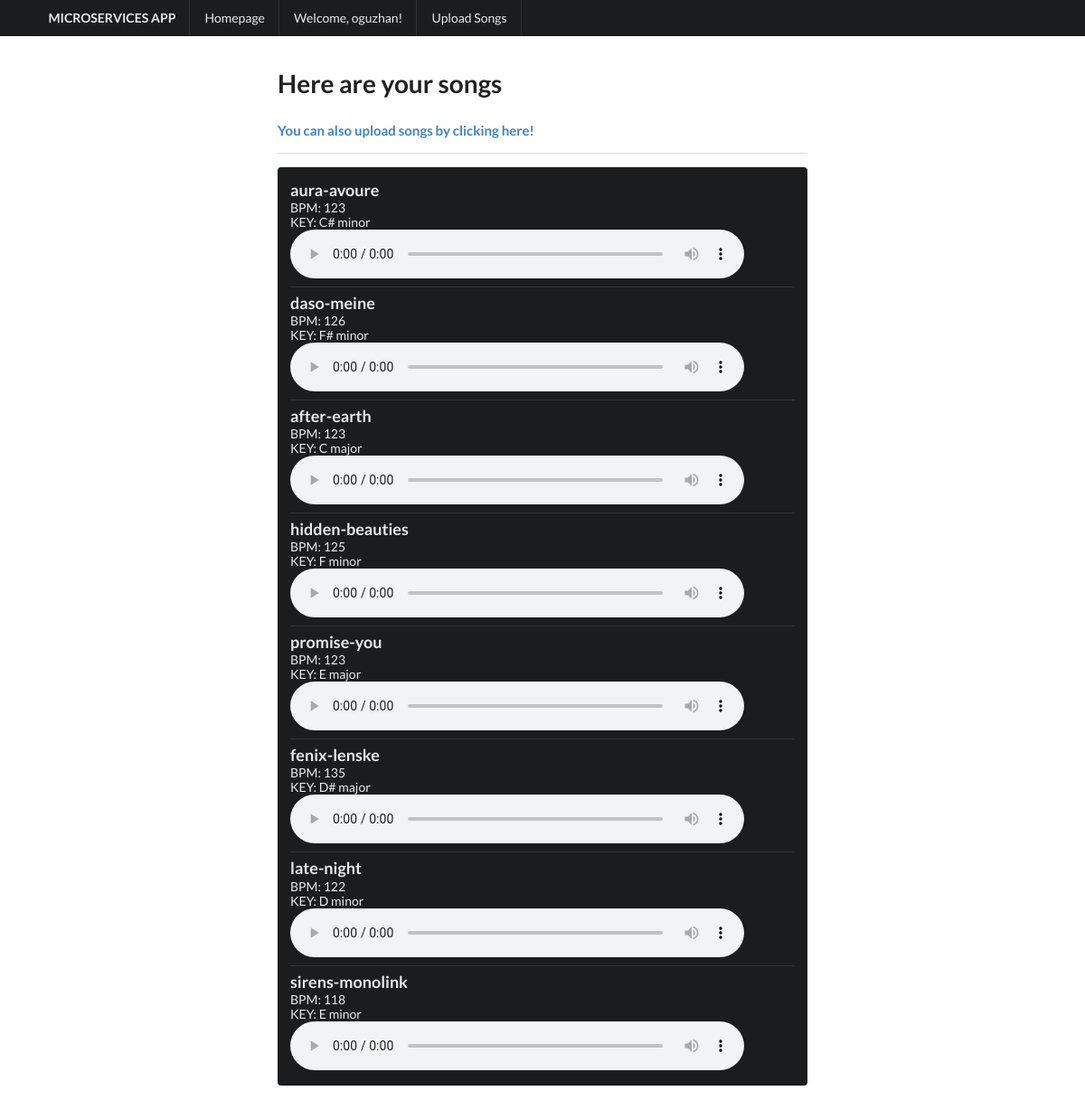
/ (signed in), run on the app's committed database.
### core/models.py (models this page shows, shortened)
class User(AbstractUser):
    class Meta:
        verbose_name = ('User')
        verbose_name_plural = ('Users')

class SongModel(models.Model):
    id = models.AutoField(primary_key=True)
    user = models.ForeignKey('core.User', on_delete=models.CASCADE)
    song_file = models.FileField(
        upload_to=upload_song_to, null=True, blank=True)
    song_title = models.CharField(max_length=300, null=True)
    bpm = models.IntegerField(null=True)
    key = models.CharField(max_length=2, null=True)
    key_scale = models.CharField(max_length=5, null=True)
    key_strength = models.FloatField(null=True)

### core/views.py (the view)
# urls.py: path('', homepage, name='homepage'),
def homepage(request):
    context = {}
    if request.user.is_authenticated:
        songs = SongModel.objects.filter(user=request.user)
        serializer = SongModelSerializer(songs, many=True)
        context.update({'songs':serializer.data})
    return render(request, 'core/homepage.html', context)

### core/serializers.py (called while the page is built)
    def get_url(self, obj):
        domain = 'http://localhost:8000/'  # current_site.domain
        path = obj.song_file.url
        print(path)
        return domain + path

### core/templates/core/homepage.html (shortened to what this page needs)
{% extends 'core/base.html' %}
{%load static%}
{% block content %}
<div class="ui grid" style="margin-top:25px">
  <div class="four wide column"></div>
  <div class="eight wide column">
  {% if user.is_authenticated %}
    <h1 class="ui header"> Here are your songs</h1>
    <h4 class="ui header">
        <a href="{% url "song_upload" %}" class="item">You can also upload songs by clicking here!</a>
    </h4>
                <div class="ui divider"></div>
                    <div class="ui inverted segment">
                        <div class="ui inverted relaxed divided list">
                            {% for song in songs %}
                                <div class="item">
                            <div class="content">
                                <div class="ui primary header">{{song.song_title}}</div>
                                    <div class="meta">
                                        <div class="ui subheader">BPM: {{song.bpm}}</div>
                                        <div class="ui subheader">KEY: {{song.key}} {{song.key_scale}}</div>
                                    </div>
                                </div>
                                <audio controls style="width:90%">
                                    <source src="{{song.url}}" type="audio/wav">
                                </audio>
                            </div>
                        {% endfor %}
                    </div>
    {% endif %}
  </div>
</div>
{% endblock %}

### core/templates/core/base.html (shortened to what this page needs)
<!DOCTYPE html>
<html lang="en">
<head>
    <link rel="stylesheet" href="https://cdnjs.cloudflare.com/ajax/libs/semantic-ui/2.4.1/semantic.min.css" />
</head>
<body>
<div class="ui fixed inverted menu">
    <div class="ui container">
      <a href="#" class="header item">
        MICROSERVICES APP
      </a>
        <a href="{% url "homepage" %}" class="item">Homepage</a>
      {% if user.is_authenticated %}
         <a href="#" class="item">Welcome, {{ user.get_username }}!</a>
         <a href="{% url "song_upload" %}" class="item">Upload Songs</a>
        {% else %}
        <a href="{% url "login" %}" class="item">Login</a>
        {% endif %}
    </div>
      </div>
{% block content %}
{% endblock %}
</body>
</html>

### data on the page
User: get_username "oguzhan"
SongModel: song_title "aura-avoure", key "C#", key_scale "minor"
SongModel: song_title "daso-meine", key "F#", key_scale "minor"
SongModel: song_title "after-earth", key_scale "major"
SongModel: song_title "hidden-beauties", key_scale "minor"
SongModel: song_title "promise-you", key_scale "major"
SongModel: song_title "fenix-lenske", key "D#", key_scale "major"
SongModel: song_title "late-night", key_scale "minor"
SongModel: song_title "sirens-monolink", key_scale "minor"

### other printed values
{{ song.bpm }} "123" "126" "123" "125" "123" "135" "122" "118"
{{ song.key }} "C" "F" "E" "D" "E"
